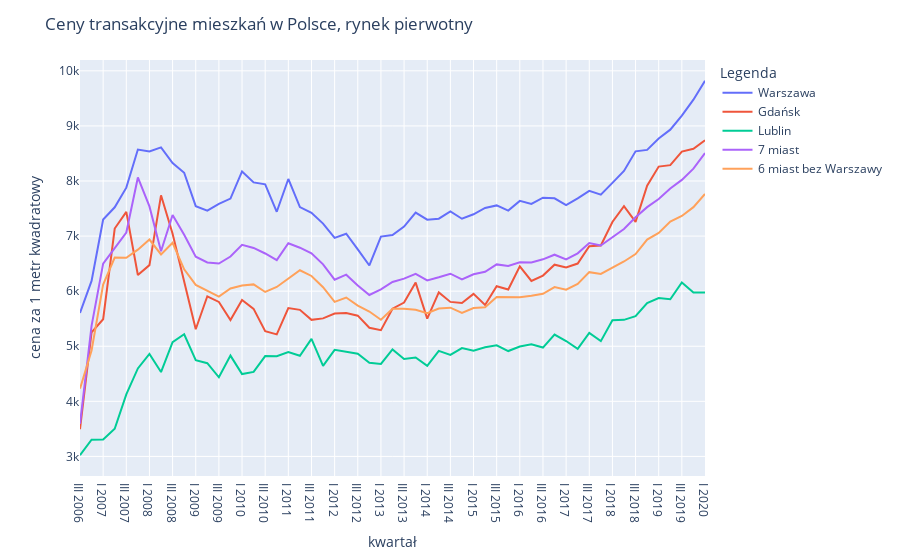

Notebook source saved alongside this figure:
### Markdown cell above
###### Ceny za 1 metr kwadratowy

### Code cell
fig = px.line(dane, x = 'Kwartał', y = MIASTA)
fig.update_layout(title='Ceny ' + CENY + ' mieszkań w Polsce, rynek ' + RYNEK,
                   xaxis_title='kwartał',
                   yaxis_title='cena za 1 metr kwadratowy',
                   legend_title_text='Legenda',
                   hovermode="x unified")
fig.show()

### Figure 1 — Plotly figure (JSON) as saved in the notebook; plotly's stock layout.template omitted (floating-point values rounded to 4 significant figures)
{"data": [{"hovertemplate": "variable=Warszawa<br>Kwartał=%{x}<br>value=%{y}<extra></extra>", "legendgroup": "Warszawa", "line": {"color": "#636efa", "dash": "solid"}, "mode": "lines", "name": "Warszawa", "orientation": "v", "showlegend": true, "type": "scatter", "x": ["III 2006", "IV 2006", "I 2007", "II 2007", "III 2007", "IV 2007", "I 2008", "II 2008", "III 2008", "IV 2008", "I 2009", "II 2009", "III 2009", "IV 2009", "I 2010", "II 2010", "III 2010", "IV 2010", "I 2011", "II 2011", "III 2011", "IV 2011", "I 2012", "II 2012", "III 2012", "IV 2012", "I 2013", "II 2013", "III 2013", "IV 2013", "I 2014", "II 2014", "III 2014", "IV 2014", "I 2015", "II 2015", "III 2015", "IV 2015", "I 2016", "II 2016", "III 2016", "IV 2016", "I 2017", "II 2017", "III 2017", "IV 2017", "I 2018", "II 2018", "III 2018", "IV 2018", "I 2019", "II 2019", "III 2019", "IV 2019", "I 2020"], "xaxis": "x", "y": [5605, 6186, 7302, 7523, 7879, 8571, 8535, 8611, 8325, 8149, 7543, 7461, 7585, 7680, 8173, 7974, 7940, 7441, 8037, 7527, 7423, 7226, 6967, 7043, 6757, 6466, 6990, 7018, 7173, 7427, 7298, 7316, 7446, 7315, 7396, 7510, 7557, 7462, 7639, 7583, 7696, 7686, 7562, 7683, 7820, 7751, 7965, 8183, 8538, 8565, 8771, 8932, 9188, 9476, 9819], "yaxis": "y"}, {"hovertemplate": "variable=Gdańsk<br>Kwartał=%{x}<br>value=%{y}<extra></extra>", "legendgroup": "Gdańsk", "line": {"color": "#EF553B", "dash": "solid"}, "mode": "lines", "name": "Gdańsk", "orientation": "v", "showlegend": true, "type": "scatter", "x": ["III 2006", "IV 2006", "I 2007", "II 2007", "III 2007", "IV 2007", "I 2008", "II 2008", "III 2008", "IV 2008", "I 2009", "II 2009", "III 2009", "IV 2009", "I 2010", "II 2010", "III 2010", "IV 2010", "I 2011", "II 2011", "III 2011", "IV 2011", "I 2012", "II 2012", "III 2012", "IV 2012", "I 2013", "II 2013", "III 2013", "IV 2013", "I 2014", "II 2014", "III 2014", "IV 2014", "I 2015", "II 2015", "III 2015", "IV 2015", "I 2016", "II 2016", "III 2016", "IV 2016", "I 2017", "II 2017", "III 2017", "IV 2017", "I 2018", "II 2018", "III 2018", "IV 2018", "I 2019", "II 2019", "III 2019", "IV 2019", "I 2020"], "xaxis": "x", "y": [3494, 5252, 5490, 7137, 7440, 6294, 6473, 7740, 7042, 6193, 5309, 5907, 5804, 5476, 5839, 5678, 5272, 5216, 5692, 5661, 5479, 5506, 5594, 5604, 5555, 5336, 5292, 5682, 5794, 6155, 5501, 5977, 5805, 5785, 5951, 5749, 6089, 6031, 6452, 6185, 6283, 6481, 6430, 6501, 6816, 6829, 7255, 7543, 7257, 7915, 8262, 8288, 8534, 8585, 8741], "yaxis": "y"}, {"hovertemplate": "variable=Lublin<br>Kwartał=%{x}<br>value=%{y}<extra></extra>", "legendgroup": "Lublin", "line": {"color": "#00cc96", "dash": "solid"}, "mode": "lines", "name": "Lublin", "orientation": "v", "showlegend": true, "type": "scatter", "x": ["III 2006", "IV 2006", "I 2007", "II 2007", "III 2007", "IV 2007", "I 2008", "II 2008", "III 2008", "IV 2008", "I 2009", "II 2009", "III 2009", "IV 2009", "I 2010", "II 2010", "III 2010", "IV 2010", "I 2011", "II 2011", "III 2011", "IV 2011", "I 2012", "II 2012", "III 2012", "IV 2012", "I 2013", "II 2013", "III 2013", "IV 2013", "I 2014", "II 2014", "III 2014", "IV 2014", "I 2015", "II 2015", "III 2015", "IV 2015", "I 2016", "II 2016", "III 2016", "IV 2016", "I 2017", "II 2017", "III 2017", "IV 2017", "I 2018", "II 2018", "III 2018", "IV 2018", "I 2019", "II 2019", "III 2019", "IV 2019", "I 2020"], "xaxis": "x", "y": [3022, 3304, 3309, 3503, 4125, 4597, 4861, 4531, 5073, 5217, 4746, 4693, 4437, 4830, 4495, 4535, 4821, 4819, 4896, 4827, 5133, 4644, 4935, 4906, 4864, 4699, 4679, 4943, 4770, 4796, 4643, 4917, 4843, 4967, 4920, 4980, 5017, 4913, 4995, 5035, 4976, 5212, 5095, 4953, 5243, 5093, 5473, 5479, 5545, 5785, 5874, 5852, 6158, 5977, 5974], "yaxis": "y"}, {"hovertemplate": "variable=7 miast<br>Kwartał=%{x}<br>value=%{y}<extra></extra>", "legendgroup": "7 miast", "line": {"color": "#ab63fa", "dash": "solid"}, "mode": "lines", "name": "7 miast", "orientation": "v", "showlegend": true, "type": "scatter", "x": ["III 2006", "IV 2006", "I 2007", "II 2007", "III 2007", "IV 2007", "I 2008", "II 2008", "III 2008", "IV 2008", "I 2009", "II 2009", "III 2009", "IV 2009", "I 2010", "II 2010", "III 2010", "IV 2010", "I 2011", "II 2011", "III 2011", "IV 2011", "I 2012", "II 2012", "III 2012", "IV 2012", "I 2013", "II 2013", "III 2013", "IV 2013", "I 2014", "II 2014", "III 2014", "IV 2014", "I 2015", "II 2015", "III 2015", "IV 2015", "I 2016", "II 2016", "III 2016", "IV 2016", "I 2017", "II 2017", "III 2017", "IV 2017", "I 2018", "II 2018", "III 2018", "IV 2018", "I 2019", "II 2019", "III 2019", "IV 2019", "I 2020"], "xaxis": "x", "y": [3591, 5369, 6499, 6785, 7065, 8064, 7539, 6725, 7383, 7023, 6626, 6522, 6502, 6629, 6842, 6785, 6684, 6564, 6869, 6789, 6686, 6487, 6208, 6299, 6104, 5931, 6031, 6166, 6227, 6314, 6196, 6252, 6317, 6213, 6307, 6352, 6486, 6458, 6523, 6520, 6578, 6662, 6576, 6687, 6874, 6829, 6980, 7128, 7340, 7525, 7674, 7863, 8020, 8223, 8506], "yaxis": "y"}, {"hovertemplate": "variable=6 miast bez Warszawy<br>Kwartał=%{x}<br>value=%{y}<extra></extra>", "legendgroup": "6 miast bez Warszawy", "line": {"color": "#FFA15A", "dash": "solid"}, "mode": "lines", "name": "6 miast bez Warszawy", "orientation": "v", "showlegend": true, "type": "scatter", "x": ["III 2006", "IV 2006", "I 2007", "II 2007", "III 2007", "IV 2007", "I 2008", "II 2008", "III 2008", "IV 2008", "I 2009", "II 2009", "III 2009", "IV 2009", "I 2010", "II 2010", "III 2010", "IV 2010", "I 2011", "II 2011", "III 2011", "IV 2011", "I 2012", "II 2012", "III 2012", "IV 2012", "I 2013", "II 2013", "III 2013", "IV 2013", "I 2014", "II 2014", "III 2014", "IV 2014", "I 2015", "II 2015", "III 2015", "IV 2015", "I 2016", "II 2016", "III 2016", "IV 2016", "I 2017", "II 2017", "III 2017", "IV 2017", "I 2018", "II 2018", "III 2018", "IV 2018", "I 2019", "II 2019", "III 2019", "IV 2019", "I 2020"], "xaxis": "x", "y": [4231, 4923, 6121, 6610, 6605, 6754, 6937, 6666, 6879, 6396, 6114, 6002, 5901, 6048, 6103, 6123, 5985, 6076, 6220, 6380, 6276, 6072, 5805, 5884, 5739, 5631, 5482, 5682, 5679, 5664, 5599, 5685, 5700, 5605, 5694, 5707, 5893, 5886, 5889, 5917, 5951, 6074, 6027, 6131, 6345, 6314, 6431, 6539, 6673, 6937, 7056, 7265, 7365, 7525, 7765], "yaxis": "y"}], "layout": {"hovermode": "x unified", "legend": {"title": {"text": "Legenda"}, "tracegroupgap": 0}, "margin": {"t": 60}, "title": {"text": "Ceny transakcyjne mieszkań w Polsce, rynek pierwotny"}, "xaxis": {"anchor": "y", "domain": [0, 1], "title": {"text": "kwartał"}}, "yaxis": {"anchor": "x", "domain": [0, 1], "title": {"text": "cena za 1 metr kwadratowy"}}}}
